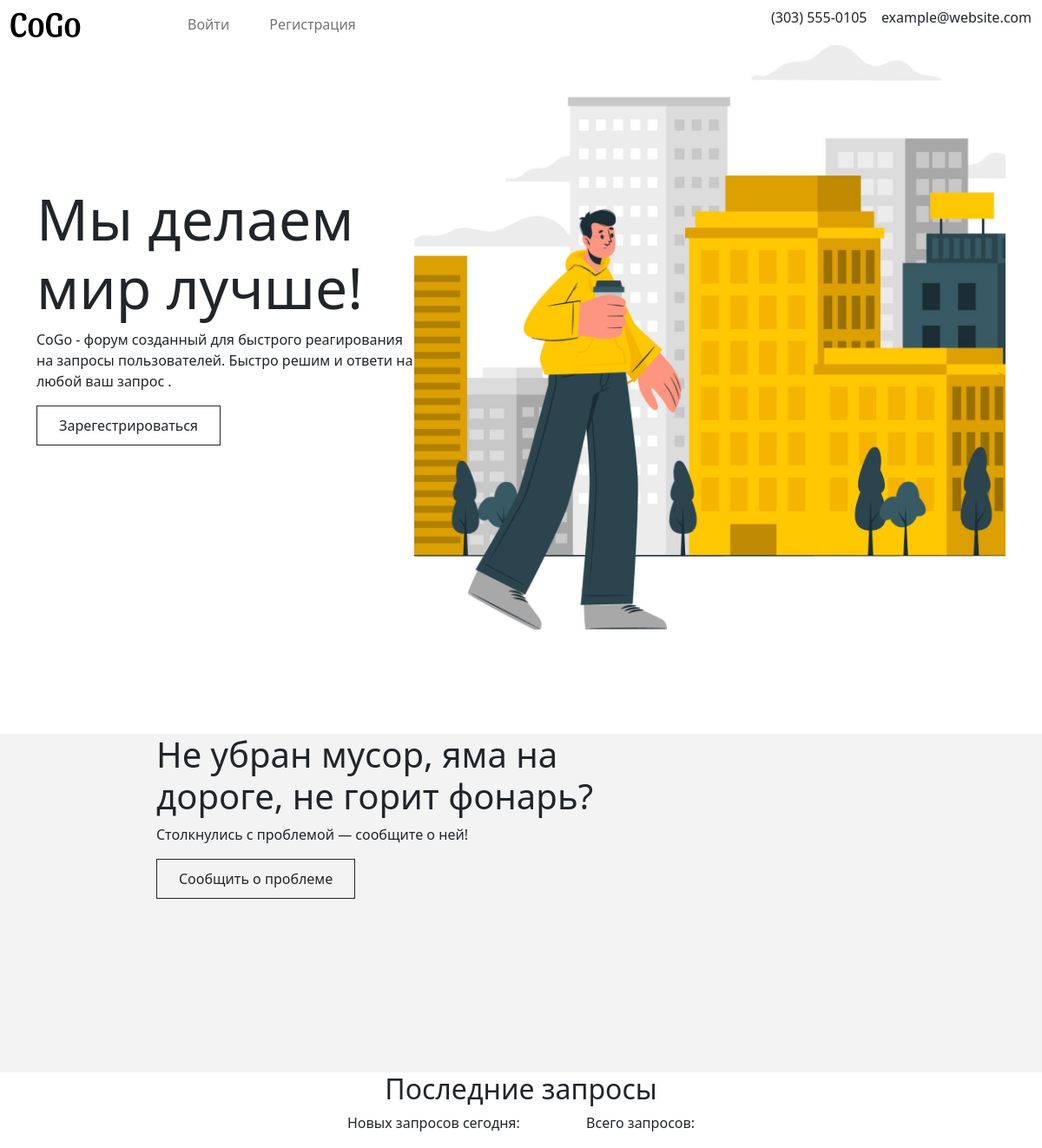
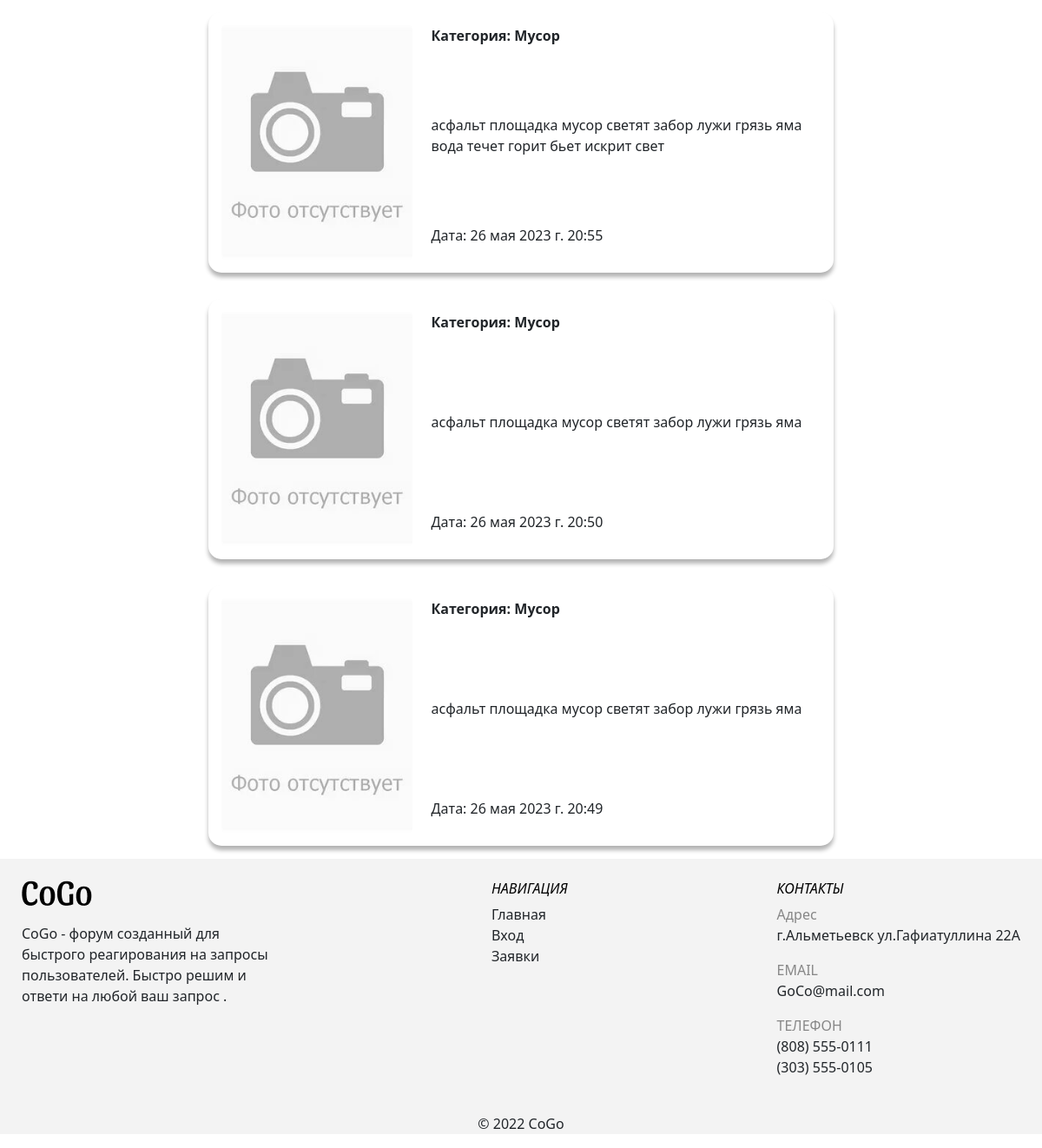
The page / on the database its author committed (2 pictures, top to bottom).
### mysite/models.py (models this page shows, shortened)
class Request (models.Model):
    first_name = models.ForeignKey(Person, on_delete=models.CASCADE, verbose_name="Пользователь")
    theme = models.CharField(max_length=50, verbose_name="Тема запроса")
    type = models.ForeignKey('Types', on_delete=models.CASCADE, verbose_name="Категория запроса")
    datetime = models.DateTimeField(default=timezone.now)
    text = models.CharField(max_length=200, verbose_name="Текст запроса")
    adress = models.CharField(max_length=200, verbose_name="Адресс")
    img = models.ImageField(verbose_name="Фото", null=True, blank=True, upload_to='images/', default='default.jpg')
    on_del = models.BooleanField(verbose_name="Статус удаления пользователем", default=False)
    class Meta:
        verbose_name = 'Заявка'
        verbose_name_plural = 'Заявки'
        ordering = ['-datetime']

class Types (models.Model):
    name = models.CharField(max_length=50, verbose_name="Наименование категории")
    organistaion = models.ForeignKey(Organisation, on_delete=models.CASCADE, verbose_name="Организация", null=True)
    class Meta:
        verbose_name = 'Категория'
        verbose_name_plural = 'Категории'
    def __str__(self):
        return '%s'%(self.name)

### mysite/views.py (the view)
# urls.py: path('', views.index, name='main'),
def index(request):
    reqs = Request.objects.all()
    model = Status.objects.all()
    com_ss = QuerySetStats(reqs, 'datetime') #запрос с помощью библиотеки
    p = Paginator(reqs, 3) #кол-во отображаемых заявок
    page_obj = p.page(1)
    return render(request, "index.html", context={'page_obj':page_obj, 'com_ss':com_ss})

### mysite/templates/index.html
{% extends "base_generate.html" %}
{% block content %}
{% load static %}
<div>
    <div class="container d-flex">
        <div class="container-text">
            <h1>Мы делаем мир лучше!</h1>
            <p>CoGo - форум созданный для быстрого реагирования на запросы пользователей. Быстро решим и ответи на любой ваш запрос .
            </p>
            <a href="{% url 'registration' %}" class="btn btn-outline-dark">Зарегестрироваться</a>
        </div>
        <div class="start-img">
            <img src="{% static 'images/pic.png' %}">
        </div>
    </div>
</div>
<div class="blok2">
    <div class="container-v ">
        <div class="block2_cont">
            <div class="blok2-content">
                <h2 class="">Не убран мусор, яма на дороге, не горит фонарь?</h2>
                <p>Столкнулись с проблемой — сообщите о ней!</p>
                {% if request.user.is_authenticated %}
                    <a href="{% url 'request_create' %}" class="btn btn-outline-dark">Сообщить о проблеме</a>
                {% else %}
                    <a href="{% url 'registration' %}" class="btn btn-outline-dark">Сообщить о проблеме</a>
                {% endif %}
            </div>
        </div>
    </div>
</div>
<div class="app">
    <h2>Последние запросы</h2>
    <div class="col-request">
        <p>Новых запросов сегодня: {{com_ss.this_day}}</p>
        <p>Всего запросов: {{com_ss.until_now}}</p>
    </div
    <div class="requests">
        {% for reqs in page_obj %}
            <div class="request">
                {% if reqs.img %}
                <img src="{{reqs.img.url}}">
                {% else %}
                <p>Заявка без фото</p>
                {% endif %}
                <div class="req_text">
                <p class="cat_box">Категория: {{reqs.type}}</p>
                <p class="req_cont">{{reqs.text}}</p>
                <p>Дата: {{reqs.datetime}}</p>
                </div>
            </div>
        {% endfor %}
    </div>
</div>
{%endblock%}

### mysite/templates/base_generate.html (shortened to what this page needs)
<!DOCTYPE html>
<html lang="en">
<head>
    <link href="https://cdn.jsdelivr.net/npm/bootstrap@5.2.3/dist/css/bootstrap.min.css" rel="stylesheet"
>
    {% load static %}
    <link rel="stylesheet" href="{% static 'css/style.css' %}">
    </head>
<body>
<nav class="navbar navbar-expand-lg fixed-top header" id='head'>
  <div class="container-fluid navig">
    <div class="collapse navbar-collapse" id="navbarText">
        <a class="nav-link" aria-current="page" href="{% url 'main' %}"><img src="{% static 'images/CoGo.png' %}"></a>
      <ul class="navbar-nav me-auto mb-2 mb-lg-0" id="ulik">
            {% if request.user.is_authenticated %}
                  {% if request.user.is_staff %}
                    <li>
                      <a href="admin/" class="nav-link ">Страница администрации</a>
                  </li>
                 <li class="nav-item">
                  <a class="nav-link " href="{% url 'user_room_admin' %}">Все заявки</a>
                 </li>
                  {% endif %}
                  <li class="nav-item">
                  <a class="nav-link " href="{% url 'request_create' %}">Заявка</a>
                 </li>
                  <li class="nav-item">
                  <a class="nav-link " href="{% url 'my_order' %}">Профиль</a>
                 </li>
                  <li>
                      <a href="{% url 'logout' %}" class="nav-link ">Выход</a>
                  </li>
                    {% else %}
                  <li>
                      <a class="nav-link" href="{% url 'login' %}">Войти</a>
                  </li>
                  <li>
                      <a class="nav-link" href="{% url 'registration' %}">Регистрация</a>
                  </li>
            {% endif %}
      </ul>
        <div class="d-flex contacts">
           <p>(303) 555-0105</p>
            <p>example@website.com</p>
         </div>
    </div>
  </div>
</nav>
            <div class="pag">
            {% block content %}
            {% endblock %}
            {% block footer %}
            {% block copyright %}
            <footer>
                <div class="container-vir  footer_block">
                    <div class="footer_1 foot">
                        <img src="{% static 'images/CoGo.png' %}">
                        <p>CoGo - форум созданный для быстрого реагирования на запросы пользователей. Быстро решим и ответи на любой ваш запрос .</p>
                    </div>
                    <div class="footer_2 foot">
                        <h4>Навигация</h4>
                        <ul>
                            <a class="nav-link " href="{% url 'main' %}">Главная</a>
                            <li>Вход</li>
                            <li>Заявки</li>
                        </ul>
                    </div>
                    <div class="footer_3 foot">
                        <h4>Контакты</h4>
                        <ul>
                            <li class="footer-info">Адрес</li>
                            <li>г.Альметьевск ул.Гафиатуллина 22А</li>
                        </ul>
                        <ul>
                            <li class="footer-info">EMAIL</li>
                            <li>GoCo@mail.com</li>
                        </ul>
                        <ul>
                            <li class="footer-info">ТЕЛЕФОН</li>
                            <li>(808) 555-0111</li>
                            <li>(303) 555-0105</li>
                        </ul>
                    </div>
                </div>
                <p class="copy">©  2022 СoGo</p>
            </footer>
            {% endblock %}
            {% endblock %}
</body>
</html>

### mysite/static/css/style.css (style rules this page uses)
.header { margin:0 auto; transition: .5s; justify-content: center; }
.navig { width: 1310px; }
.container-vir { margin:0 auto; max-width: 1440px; }
.container-text { width:450px; }
.container { align-items: center; justify-content: space-between; }
h1 { font-size: 66px; }
.btn { border-radius: 0; padding: 10px 25px; }
.contacts { display: flex; justify-content: space-between; width: 300px; align-items: center; }
.navig { max-width: 1440px; margin:0; }
.navig li { padding: 0 15px; }
#ulik { text-align: left; margin-left:100px; }
.blok2 { background: #F3F3F3; height: 390px; }
.block2_cont { width: 600px; }
.blok2-content { text-align: left; }
.blok2-content h2 { font-size: 40px; }
.col-request { display: flex; width: 400px; justify-content: space-between; }
.block2_cont { margin: 10% 15%; }
footer { background: #F3F3F3; list-style:none; }
.footer_1 { width: 300px; }
.footer_1 p { margin: 20px 0; }
.footer_block { display: flex; justify-content: space-between; padding: 25px; }
.footer-info { font-weight: 500; font-size: 16px; line-height: 150%; color: #878787; }
footer ul { list-style:none; padding: 0; }
footer h4 { font-style: italic; font-weight: 100; font-size: 16px; line-height: 19px; text-transform: uppercase; color: #000000; }
.app { display: flex; flex-direction: column; margin:0 auto; justify-content: center; width: auto; align-items: center; }
.request { background: white; box-shadow: 0 5px 5px rgba(0,0,0,0.3); border-radius: 15px; padding: 15px; height: 300px; display: flex; justify-content: space-between; margin: 15px 0; width: 60%; }
.request img { width:350px; height: 270px; object-fit: cover; border-radius: 5px; }
.req_text { width: 65%; height: 100%; display: flex; flex-direction: column; justify-content: space-between; }
.cat_box { font-weight: bold; }
.copy { text-align: center; }
@media screen and (max-width: 1200px) { .request img { width: 220px; } }
@media screen and (max-width: 1200px) { .start-img img { width: 100%; } }

### rows shown on the page
Request: img (placeholder picture), type "Мусор", text "асфальт площадка мусор светят забор лужи грязь яма вода течет горит бьет искрит свет", datetime "26 мая 2023 г. 20:55"
Request: img (placeholder picture), type "Мусор", text "асфальт площадка мусор светят забор лужи грязь яма", datetime "26 мая 2023 г. 20:50"
Request: img (placeholder picture), type "Мусор", text "асфальт площадка мусор светят забор лужи грязь яма", datetime "26 мая 2023 г. 20:49"
